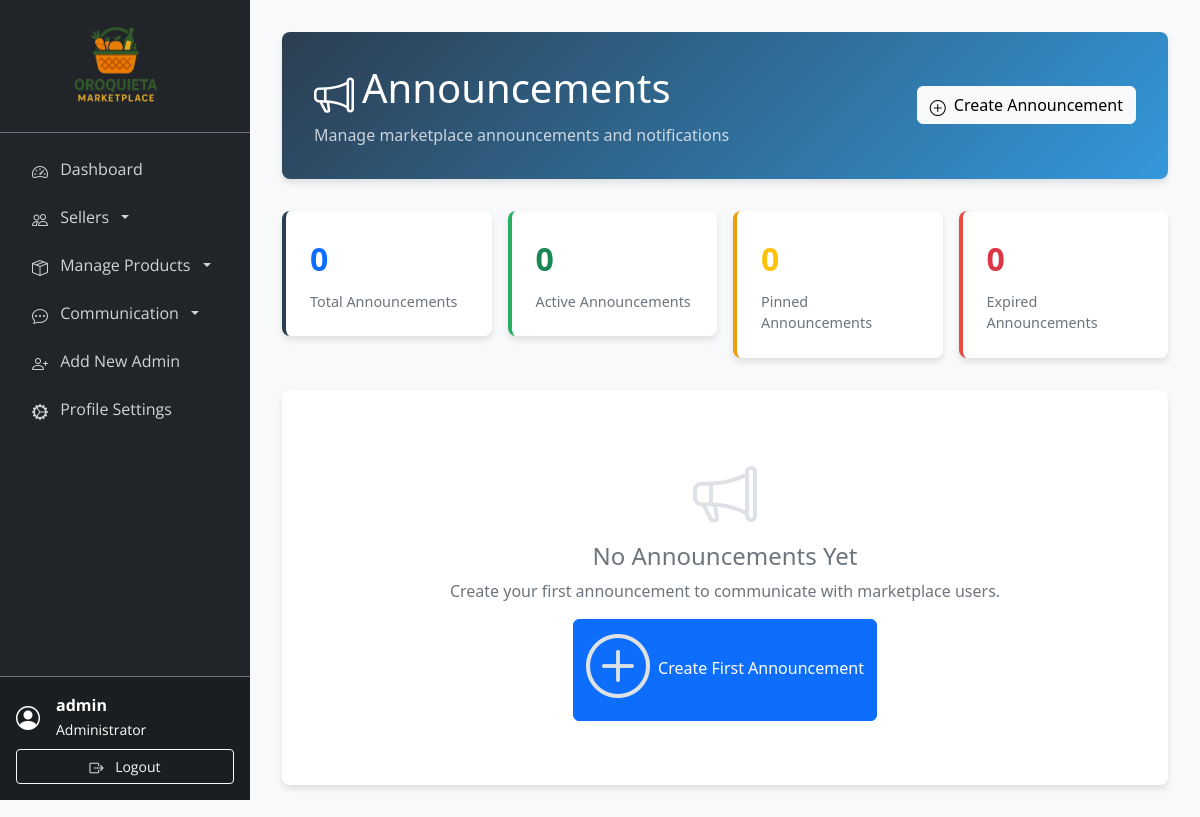
Page /admin/announcements.php (signed in) on the earlier database version.
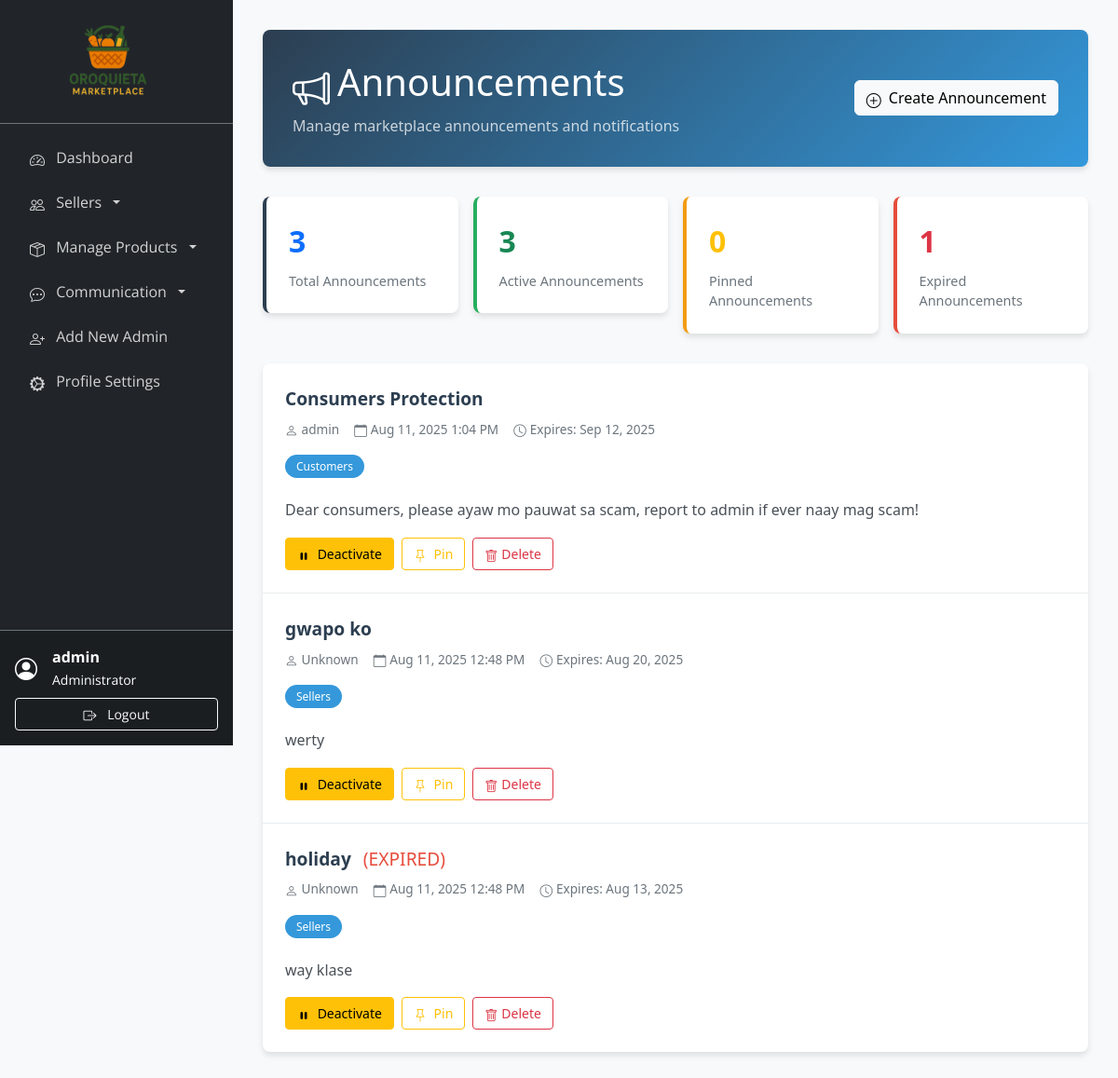
Same page on the later database version.
### tables this page shows
CREATE TABLE `announcements` (
  `id` int(11) NOT NULL,
  `title` varchar(200) NOT NULL,
  `content` text NOT NULL,
  `priority` enum('low','medium','high','urgent') NOT NULL DEFAULT 'medium',
  `target_audience` enum('all','sellers','customers','admins') NOT NULL DEFAULT 'all',
  `expiry_date` datetime DEFAULT NULL,
  `is_pinned` tinyint(1) NOT NULL DEFAULT 0,
  `is_active` tinyint(1) NOT NULL DEFAULT 1,
  `created_by` int(11) NOT NULL,
  `created_at` timestamp NOT NULL DEFAULT current_timestamp(),
  `updated_at` timestamp NOT NULL DEFAULT current_timestamp() ON UPDATE current_timestamp()
);

### admin/announcements.php (the view, shortened to what the changed rows need)
<?php
require_once '../includes/db_connect.php';
try {
    $stmt = $pdo->prepare("
        SELECT a.*, ad.username as created_by_name
        FROM announcements a
        LEFT JOIN admins ad ON a.created_by = ad.id
        ORDER BY a.is_pinned DESC, a.created_at DESC
    ");
    $stmt->execute();
    $announcements = $stmt->fetchAll(PDO::FETCH_ASSOC);
} catch (Exception $e) {
    $announcements = [];
    $error = 'Error fetching announcements.';
}
$total_announcements = count($announcements);
$active_announcements = count(array_filter($announcements, function($a) { return $a['is_active']; }));
$pinned_announcements = count(array_filter($announcements, function($a) { return $a['is_pinned']; }));
$expired_announcements = count(array_filter($announcements, function($a) {
    return $a['expiry_date'] && strtotime($a['expiry_date']) < time();
}));
?>
<!DOCTYPE html>
<html lang="en">
<head>
    <link href="https://cdn.jsdelivr.net/npm/bootstrap@5.3.0/dist/css/bootstrap.min.css" rel="stylesheet">
    <link href="https://cdn.jsdelivr.net/npm/bootstrap-icons@1.10.0/font/bootstrap-icons.css" rel="stylesheet">
    <link href="https://cdnjs.cloudflare.com/ajax/libs/font-awesome/6.0.0/css/all.min.css" rel="stylesheet">
</head>
<body>
    <div class="main-content">
        <div class="page-header">
            <div class="d-flex justify-content-between align-items-center">
                <div>
                    <h1 class="mb-2"><i class="bi bi-megaphone me-2"></i>Announcements</h1>
                </div>
            </div>
        </div>
        <div class="stats-cards">
            <div class="row g-3">
                <div class="col-md-3 col-sm-6">
                    <div class="stat-card total">
                        <div class="stat-number text-primary"><?php echo $total_announcements; ?></div>
                        <div class="stat-label">Total Announcements</div>
                    </div>
                </div>
                <div class="col-md-3 col-sm-6">
                    <div class="stat-card active">
                        <div class="stat-number text-success"><?php echo $active_announcements; ?></div>
                        <div class="stat-label">Active Announcements</div>
                    </div>
                </div>
                <div class="col-md-3 col-sm-6">
                    <div class="stat-card pinned">
                        <div class="stat-number text-warning"><?php echo $pinned_announcements; ?></div>
                        <div class="stat-label">Pinned Announcements</div>
                    </div>
                </div>
                <div class="col-md-3 col-sm-6">
                    <div class="stat-card expired">
                        <div class="stat-number text-danger"><?php echo $expired_announcements; ?></div>
                        <div class="stat-label">Expired Announcements</div>
                    </div>
                </div>
            </div>
        </div>
        <div class="announcements-container">
            <?php if (empty($announcements)): ?>
                <div class="empty-state">
                    <i class="bi bi-megaphone"></i>
                    <h4>No Announcements Yet</h4>
                    <p>Create your first announcement to communicate with marketplace users.</p>
                    <button class="btn btn-primary" data-bs-toggle="modal" data-bs-target="#announcementModal">
                        <i class="bi bi-plus-circle me-2"></i>Create First Announcement
                    </button>
                </div>
            <?php else: ?>
                <?php foreach ($announcements as $announcement): ?>
                    <?php $isExpired = $announcement['expiry_date'] && strtotime($announcement['expiry_date']) < time(); ?>
                    <div class="announcement-card <?php echo !$announcement['is_active'] ? 'opacity-50' : ''; ?>">
                        <div class="announcement-header">
                            <div class="flex-grow-1">
                                <div class="announcement-title">
                                    <?php echo htmlspecialchars($announcement['title']); ?>
                                    <?php if ($isExpired): ?>
                                        <span class="expired-indicator ms-2">(EXPIRED)</span>
                                    <?php endif; ?>
                                </div>
                                <div class="announcement-meta">
                                    <span><i class="bi bi-person me-1"></i><?php echo htmlspecialchars($announcement['created_by_name'] ?? 'Unknown'); ?></span>
                                    <span><i class="bi bi-calendar me-1"></i><?php echo date('M j, Y g:i A', strtotime($announcement['created_at'])); ?></span>
                                    <?php if ($announcement['expiry_date']): ?>
                                        <span><i class="bi bi-clock me-1"></i>Expires: <?php echo date('M j, Y', strtotime($announcement['expiry_date'])); ?></span>
                                    <?php endif; ?>
                                </div>
                                <div class="mb-2">
                                    <span class="audience-badge">
                                        <?php echo ucfirst($announcement['target_audience']); ?>
                                    </span>
                                </div>
                            </div>
                        </div>
                        <div class="announcement-content">
                            <?php echo nl2br(htmlspecialchars($announcement['content'])); ?>
                        </div>
                        <div class="announcement-actions">
                            <form method="POST" class="d-inline">
                                <button type="submit" class="btn btn-sm <?php echo $announcement['is_active'] ? 'btn-warning' : 'btn-success'; ?>">
                                    <i class="bi bi-<?php echo $announcement['is_active'] ? 'pause' : 'play'; ?>-fill me-1"></i>
                                    <?php echo $announcement['is_active'] ? 'Deactivate' : 'Activate'; ?>
                                </button>
                            </form>
                            <form method="POST" class="d-inline">
                                <button type="submit" class="btn btn-sm <?php echo $announcement['is_pinned'] ? 'btn-secondary' : 'btn-outline-warning'; ?>">
                                    <i class="bi bi-pin<?php echo $announcement['is_pinned'] ? '-fill' : ''; ?> me-1"></i>
                                    <?php echo $announcement['is_pinned'] ? 'Unpin' : 'Pin'; ?>
                                </button>
                            </form>
                            <form method="POST" class="d-inline" onsubmit="return confirm('Are you sure you want to delete this announcement?')">
                                <button type="submit" class="btn btn-sm btn-outline-danger">
                                    <i class="bi bi-trash me-1"></i>Delete
                                </button>
                            </form>
                        </div>
                    </div>
                <?php endforeach; ?>
            <?php endif; ?>
        </div>
    </div>
</body>
</html>

Differences in the rows shown:
added announcements: is_pinned "0", title "Consumers Protection", admins.username "admin", created_at "Aug 11, 2025 1:04 PM", expiry_date "Sep 12, 2025", target_audience "Customers", content "Dear consumers, please ayaw mo pauwat sa scam, report to admin if ever naay mag scam!", is_active 1 (drawn), shows "Pin"
added announcements: title "gwapo ko", created_by_name "Unknown", created_at "Aug 11, 2025 12:48 PM", expiry_date "Aug 20, 2025", target_audience "Sellers", content "werty", is_active 1 (drawn), is_pinned 0 (drawn)
added announcements: title "holiday", shows "(EXPIRED)", created_by_name "Unknown", created_at "Aug 11, 2025 12:48 PM", expiry_date "Aug 13, 2025", target_audience "Sellers", content "way klase", is_active 1 (drawn), is_pinned 0 (drawn)
Other differences:
$total_announcements: "0" → "3"
$active_announcements: "0" → "3"
$expired_announcements: "0" → "1"
$pinned_announcements: "0" → (not shown)
text no longer shown: "No Announcements Yet Create your first announcement to communicate with marketplace users. Create First Announcement"
